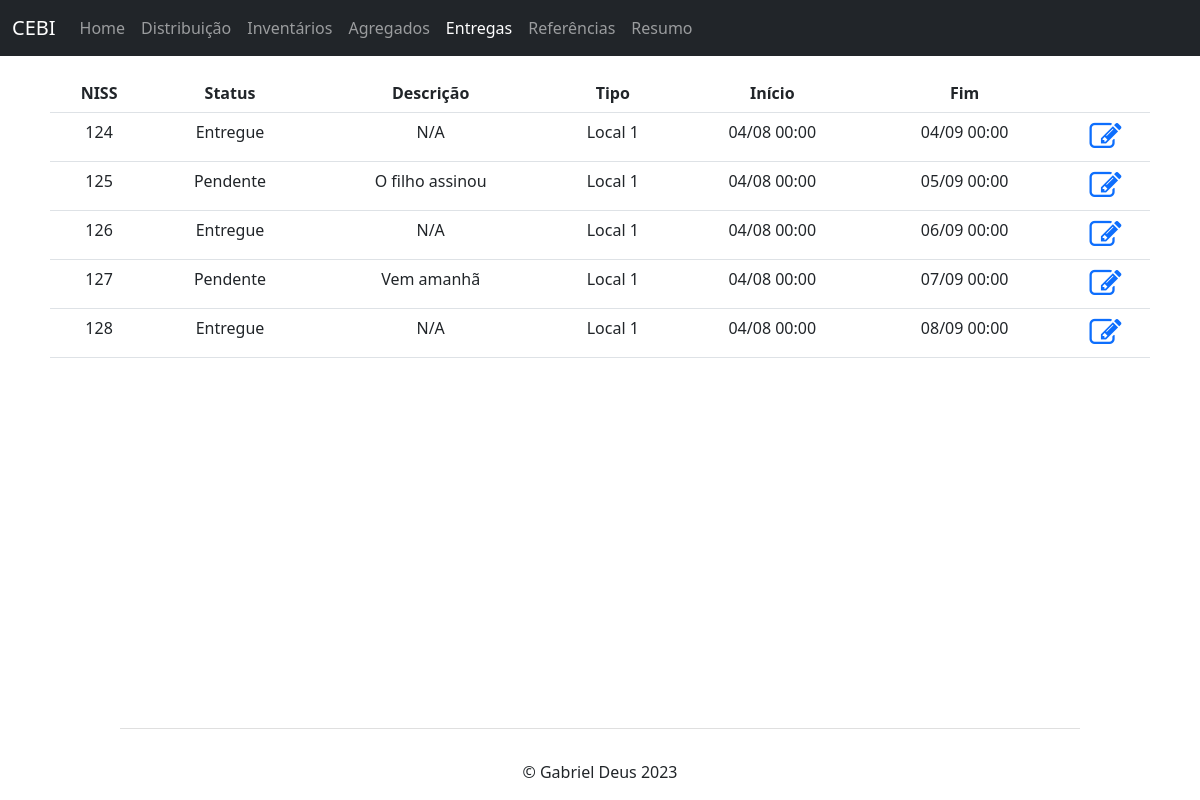
The app's page /entregas.php with its own data.
### tables this page shows
create table 8entrega
(
	entrega_id int primary key AUTO_INCREMENT,
	niss int,
	distribuicao_id int,
	status tinyint(5) default 0,
	descricao varchar(200),
	tipo_entrega tinyint(5),
	data_inicio DATETIME,
	data_fim DATETIME,
	foreign key(niss) references 1agregado_Familiar(niss) ON DELETE CASCADE,
	foreign key(distribuicao_id) references 7distribuicao_individual(distribuicao_id) ON DELETE CASCADE
);

### src/functions_php.php (called while the page is built, shortened)
<?php
function betterDate($date)
{
    $date = new DateTime($date);
    $result = $date->format('m/d H:i');
    return $result;
}
function betterTipo($tipo)
{
    $betterTipoR = "";
    if ($tipo == 0) {
        $betterTipoR = "Instituição";
    } else if ($tipo == 1) {
        $betterTipoR = "Local 1";
    } else {
        $betterTipoR = "Local 2";
    }
    return $betterTipoR;
}
function betterStatus($status)
{
    $betterStatusR = "";
    if ($status == 0) {
        $betterStatusR = "Entregue";
    } else if ($status == 1) {
        $betterStatusR = "Pendente";
    } else {
        $betterStatusR = "Cancelada";
    }
    return $betterStatusR;
}

### src/entregas.php (the view, shortened to what this page needs)
<?php include 'db_conf.php';
include 'functions_php.php' ?>
<!DOCTYPE html>
<html lang="en">
<head>
  <link href="https://cdn.jsdelivr.net/npm/bootstrap@5.3.0-alpha1/dist/css/bootstrap.min.css" rel="stylesheet" />
  <link rel="stylesheet" href="https://cdnjs.cloudflare.com/ajax/libs/font-awesome/4.7.0/css/font-awesome.min.css">
  <link rel="stylesheet" href="estilos.css">
</head>
<body>
  <nav class="navbar navbar-expand-md navbar-dark fixed-top bg-dark">
    <div class="container-fluid">
      <a class="navbar-brand" href="#">CEBI</a>
      <div class="collapse navbar-collapse" id="navbarCollapse">
        <ul class="navbar-nav me-auto mb-2 mb-md-0">
          <li class="nav-item">
            <a class="nav-link" href="index.php">Home</a>
          </li>
          <li class="nav-item">
            <a class="nav-link" href="distribuicao.php">Distribuição</a>
          </li>
          <li class="nav-item">
            <a class="nav-link" href="inventarios.php">Inventários</a>
          </li>
          <li class="nav-item">
            <a class="nav-link" href="agregados.php">Agregados</a>
          </li>
          <li class="nav-item">
            <a class="nav-link active" aria-current="page" href="#">Entregas</a>
          </li>
          <li class="nav-item">
            <a class="nav-link" href="referencias.php">Referências</a>
          </li>
          <li class="nav-item">
            <a class="nav-link" href="resumo.php">Resumo</a>
          </li>
        </ul>
      </div>
    </div>
  </nav>
  <main style="margin: 50px;">
    <table class="table">
      <thead>
        <tr>
          <th>NISS</th>
          <th>Status</th>
          <th>Descrição</th>
          <th>Tipo</th>
          <th>Início</th>
          <th>Fim</th>
          <th> </th>
        </tr>
      </thead>
      <tbody>
        <?php
        $sql  = 'SELECT * from 8entrega';
        $result = mysqli_query($conn, $sql);
        $entrega = mysqli_fetch_all($result, MYSQLI_ASSOC);
        foreach ($entrega as $item) :
          $niss = $item['niss'];
          $descricao = $item['descricao'];
          echo "<tr>
            <td>" . $item["niss"] . "</td>
            <td>" . betterStatus($item["status"]) . "</td>
            <td>" . $descricao . "</td>
            <td>" . betterTipo($item["tipo_entrega"]) . "</td>
            <td>" . betterDate($item["data_inicio"]) . "</td>
            <td>" . betterDate($item["data_fim"]) . "</td>
            <td>
                <a  style='text-decoration: none; font-size: 2em' href='form_entrega.php?id={$niss}' <i class='fa fa-edit' style='font-size:36px'> </i> </a>
            </td>
             </tr>";
        endforeach;
        ?>
      </tbody>
    </table>
  </main>
  <?php include 'footer.php'; ?>
</body>
</html>

### src/estilos.css (style rules this page uses)
tr { text-align: center; }

### records on screen
8entrega: niss "124", status "Entregue", descricao "N/A", tipo_entrega "Local 1", data_inicio "04/08 00:00", data_fim "04/09 00:00"
8entrega: niss "125", status "Pendente", descricao "O filho assinou", tipo_entrega "Local 1", data_inicio "04/08 00:00", data_fim "05/09 00:00"
8entrega: niss "126", status "Entregue", descricao "N/A", tipo_entrega "Local 1", data_inicio "04/08 00:00", data_fim "06/09 00:00"
8entrega: niss "127", status "Pendente", descricao "Vem amanhã", tipo_entrega "Local 1", data_inicio "04/08 00:00", data_fim "07/09 00:00"
8entrega: niss "128", status "Entregue", descricao "N/A", tipo_entrega "Local 1", data_inicio "04/08 00:00", data_fim "08/09 00:00"
